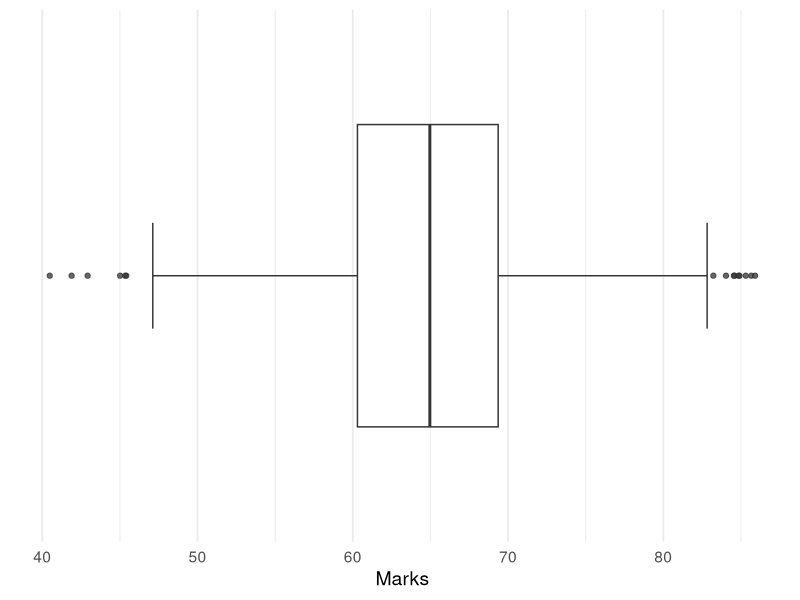
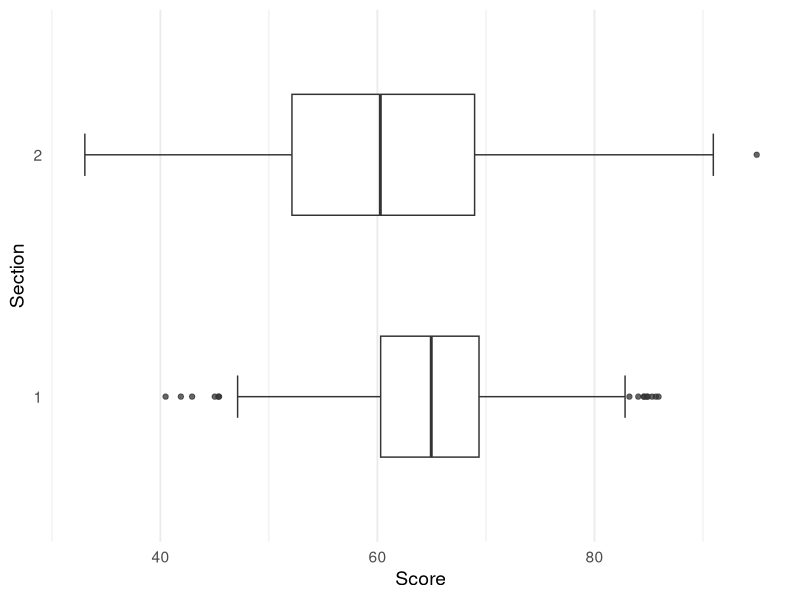
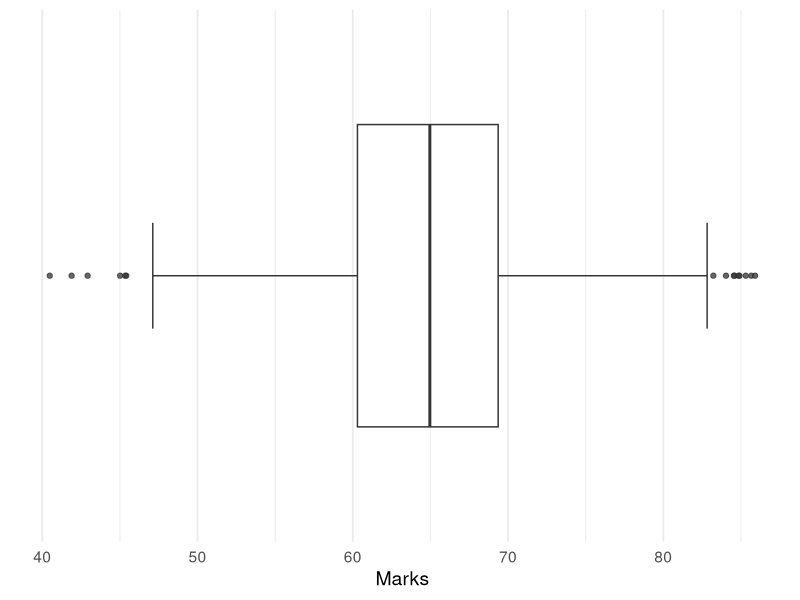
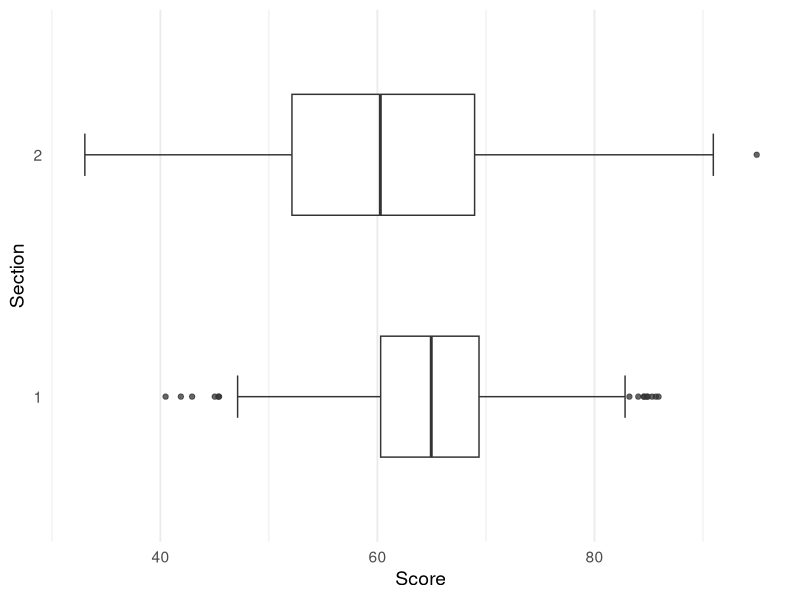

Here is the R script that generated these plots, in order:
set.seed(1)
x1 <- rnorm(100, 5, 5)
set.seed(2)
x2 <- rnorm(100, 5, 10)
x <- c(x1, x2)
x <- x+60
# boxplot(x, horizontal = T, xlab = "Marks", pch = 20)


set.seed(3)
y1 <- rnorm(100, 10, 10)
set.seed(4)
y2 <- rnorm(100, 10, 15)
y <- c(y1, y2)
y <- y+50


df <- data.frame(
    Score = c(x, y),
    Section = rep(c("1", "2"), each = 200)
)

# boxplot(Score ~ Section, df, horizontal = T)

library(ggplot2)
ggplot() +
    aes(x=x) +
    geom_boxplot(alpha = 0.75, width = 0.75, staplewidth = 0.35) +
    theme_minimal(base_size = 14) +
    xlab("Marks") +
    ylim(c(-0.6, 0.6)) +
    theme(
        axis.ticks.y = element_blank(),
        axis.text.y = element_blank(),
        panel.grid.major.y = element_blank(),
        panel.grid.minor.y = element_blank()
    )

ggsave("boxplot.pdf", width = 6, heigh = 1.5, units = "in")



library(ggplot2)
ggplot(df) +
    aes(x=Score, group = Section, y = Section) +
    geom_boxplot(alpha = 0.75, width = 0.5, staplewidth = 0.35) +
    theme_minimal(base_size = 14) +
    # xlab("Marks") +
    # ylim(c(-0.6, 0.6)) +
    # xlim(c(30, 95)) +
    theme(
        # axis.ticks.y = element_blank(),
        # axis.text.y = element_blank(),
        panel.grid.major.y = element_blank(),
        panel.grid.minor.y = element_blank()
    )

ggsave("boxplot-pair.pdf", width = 6, heigh = 2.5, units = "in")
